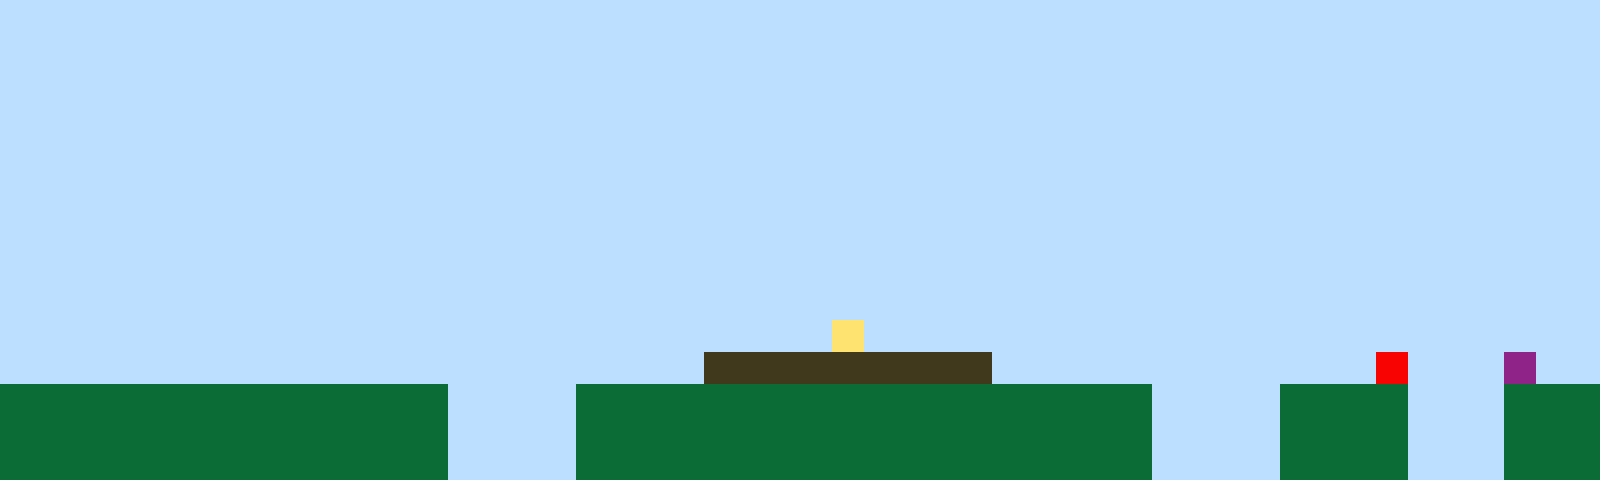

Below is a game level as drawn by its tile map, then a one-line description and the .tmx file that defines it, in full:
An orthogonal 50x15 tile map with 32x32 px tiles, 1 tile layer (Tile Layer 1).

<map version="1.10" tiledversion="1.11.2" orientation="orthogonal" renderorder="right-up" width="50" height="15" tilewidth="32" tileheight="32" infinite="0" nextlayerid="2" nextobjectid="1"><editorsettings><export target="map1.csv" format="csv" /></editorsettings><tileset firstgid="1" name="sprites" tilewidth="32" tileheight="32" tilecount="6" columns="3"><image source="sprites.png" width="96" height="64" /></tileset><layer id="1" name="Tile Layer 1" width="50" height="15"><data encoding="csv">1,1,1,1,1,1,1,1,1,1,1,1,1,1,1,1,1,1,1,1,1,1,1,1,1,1,1,1,1,1,1,1,1,1,1,1,1,1,1,1,1,1,1,1,1,1,1,1,1,1,1,1,1,1,1,1,1,1,1,1,1,1,1,1,1,1,1,1,1,1,1,1,1,1,1,1,1,1,1,1,1,1,1,1,1,1,1,1,1,1,1,1,1,1,1,1,1,1,1,1,1,1,1,1,1,1,1,1,1,1,1,1,1,1,1,1,1,1,1,1,1,1,1,1,1,1,1,1,1,1,1,1,1,1,1,1,1,1,1,1,1,1,1,1,1,1,1,1,1,1,1,1,1,1,1,1,1,1,1,1,1,1,1,1,1,1,1,1,1,1,1,1,1,1,1,1,1,1,1,1,1,1,1,1,1,1,1,1,1,1,1,1,1,1,1,1,1,1,1,1,1,1,1,1,1,1,1,1,1,1,1,1,1,1,1,1,1,1,1,1,1,1,1,1,1,1,1,1,1,1,1,1,1,1,1,1,1,1,1,1,1,1,1,1,1,1,1,1,1,1,1,1,1,1,1,1,1,1,1,1,1,1,1,1,1,1,1,1,1,1,1,1,1,1,1,1,1,1,1,1,1,1,1,1,1,1,1,1,1,1,1,1,1,1,1,1,1,1,1,1,1,1,1,1,1,1,1,1,1,1,1,1,1,1,1,1,1,1,1,1,1,1,1,1,1,1,1,1,1,1,1,1,1,1,1,1,1,1,1,1,1,1,1,1,1,1,1,1,1,1,1,1,1,1,1,1,1,1,1,1,1,1,1,1,1,1,1,1,1,1,1,1,1,1,1,1,1,1,1,1,1,1,1,1,1,1,1,1,1,1,1,1,1,1,1,1,1,1,1,1,1,1,1,1,1,1,1,1,1,1,1,1,1,1,1,1,1,1,1,1,1,1,1,1,1,1,1,1,1,1,1,1,1,1,1,1,1,1,1,1,1,1,1,1,1,1,1,1,1,1,1,1,1,1,1,1,1,1,1,1,1,1,1,1,1,1,1,1,1,1,1,1,1,1,1,1,1,1,1,1,1,1,1,1,1,1,1,1,1,1,1,1,1,1,1,1,1,1,1,1,1,1,1,1,1,1,1,1,1,1,1,1,1,1,1,1,1,1,1,1,1,1,1,1,1,1,4,1,1,1,1,1,1,1,1,1,1,1,1,1,1,1,1,1,1,1,1,1,1,1,1,1,1,1,1,1,1,1,1,1,1,1,1,1,1,1,1,1,1,1,1,1,3,3,3,3,3,3,3,3,3,1,1,1,1,1,1,1,1,1,1,1,1,5,1,1,1,6,1,1,2,2,2,2,2,2,2,2,2,2,2,2,2,2,1,1,1,1,2,2,2,2,2,2,2,2,2,2,2,2,2,2,2,2,2,2,1,1,1,1,2,2,2,2,1,1,1,2,2,2,2,2,2,2,2,2,2,2,2,2,2,2,2,2,1,1,1,1,2,2,2,2,2,2,2,2,2,2,2,2,2,2,2,2,2,2,1,1,1,1,2,2,2,2,1,1,1,2,2,2,2,2,2,2,2,2,2,2,2,2,2,2,2,2,1,1,1,1,2,2,2,2,2,2,2,2,2,2,2,2,2,2,2,2,2,2,1,1,1,1,2,2,2,2,1,1,1,2,2,2</data></layer></map>
